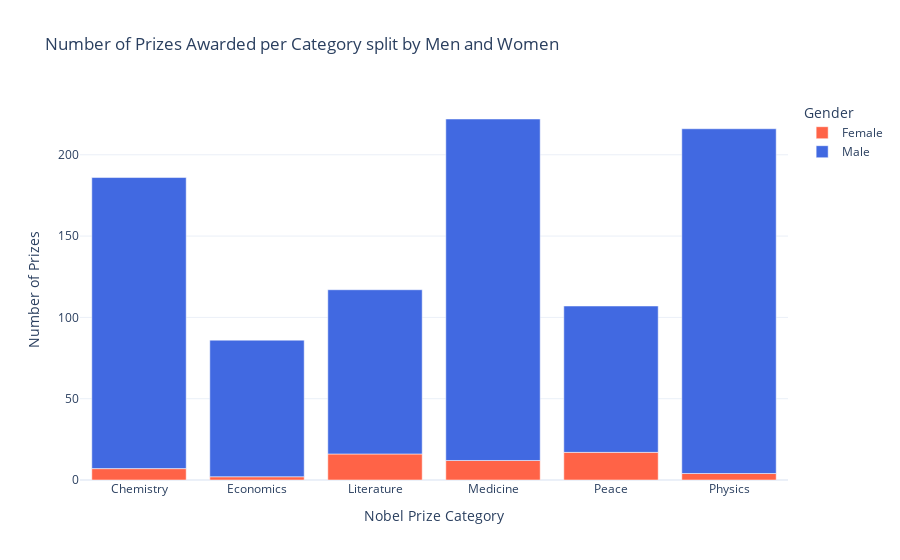

The notebook cell this image was saved under:
### Code cell
import plotly.express as px

# Create a stacked bar chart
fig = px.bar(
    gender_category_counts,
    x='category',
    y='count',
    color='sex',
    title='Number of Prizes Awarded per Category split by Men and Women',
    color_discrete_map={'Male': 'royalblue', 'Female': 'tomato'}
)

fig.update_layout(
    xaxis_title='Nobel Prize Category',
    yaxis_title='Number of Prizes',
    legend_title='Gender',
    template='plotly_white'
)

fig.show()

### Figure 1 — Plotly figure (JSON) as saved in the notebook; plotly's stock layout.template omitted (floating-point values rounded to 4 significant figures)
{"data": [{"hovertemplate": "sex=Female<br>category=%{x}<br>count=%{y}<extra></extra>", "legendgroup": "Female", "marker": {"color": "tomato", "pattern": {"shape": ""}}, "name": "Female", "orientation": "v", "showlegend": true, "textposition": "auto", "type": "bar", "x": ["Chemistry", "Economics", "Literature", "Medicine", "Peace", "Physics"], "xaxis": "x", "y": [7, 2, 16, 12, 17, 4], "yaxis": "y"}, {"hovertemplate": "sex=Male<br>category=%{x}<br>count=%{y}<extra></extra>", "legendgroup": "Male", "marker": {"color": "royalblue", "pattern": {"shape": ""}}, "name": "Male", "orientation": "v", "showlegend": true, "textposition": "auto", "type": "bar", "x": ["Chemistry", "Economics", "Literature", "Medicine", "Peace", "Physics"], "xaxis": "x", "y": [179, 84, 101, 210, 90, 212], "yaxis": "y"}], "layout": {"barmode": "relative", "legend": {"title": {"text": "Gender"}, "tracegroupgap": 0}, "title": {"text": "Number of Prizes Awarded per Category split by Men and Women"}, "xaxis": {"anchor": "y", "domain": [0, 1], "title": {"text": "Nobel Prize Category"}}, "yaxis": {"anchor": "x", "domain": [0, 1], "title": {"text": "Number of Prizes"}}}}
